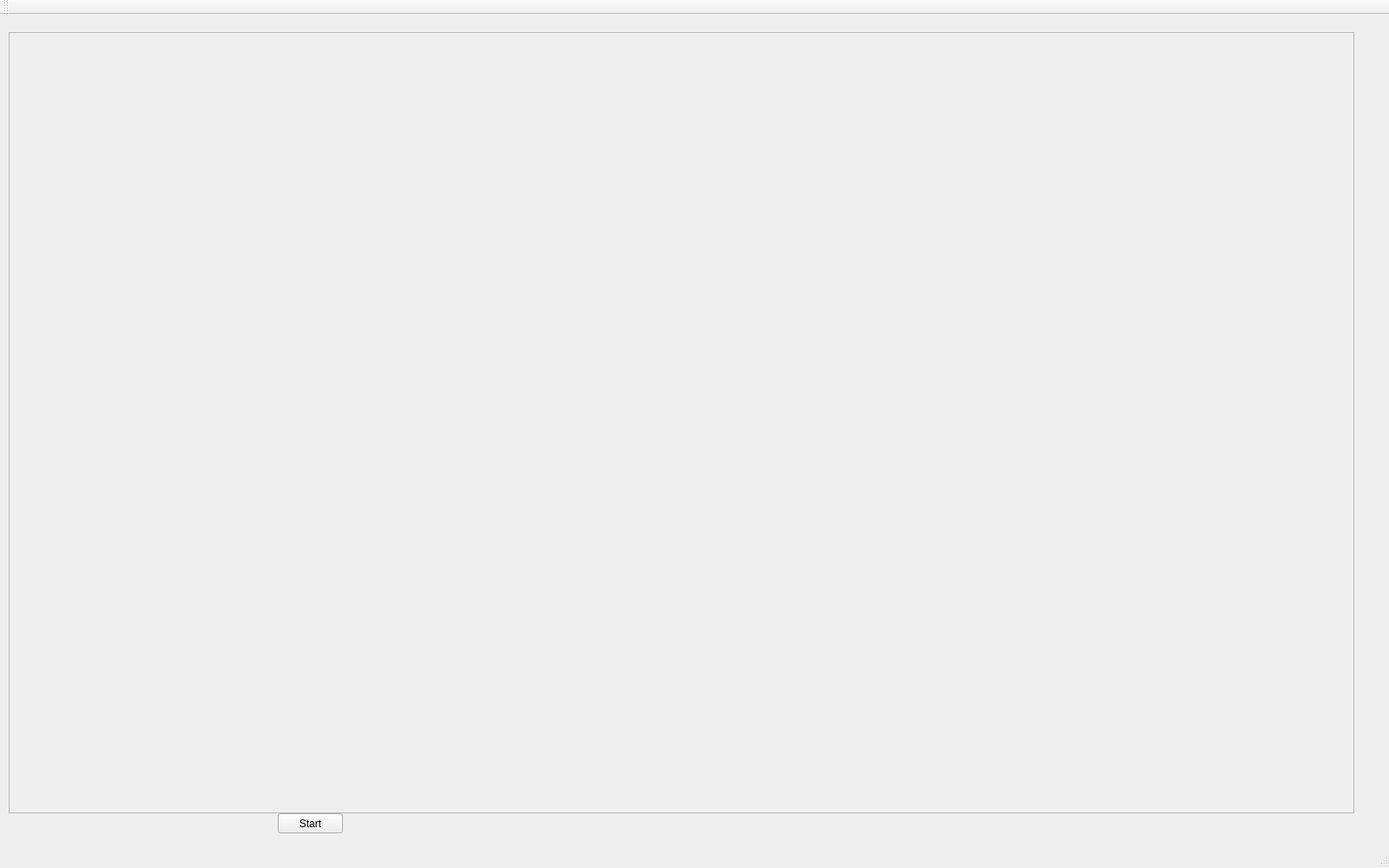
<?xml version="1.0" encoding="UTF-8"?>
<ui version="4.0">
 <class>MainWindow</class>
 <widget class="QMainWindow" name="MainWindow">
  <property name="geometry">
   <rect>
    <x>0</x>
    <y>0</y>
    <width>1600</width>
    <height>1000</height>
   </rect>
  </property>
  <property name="windowTitle">
   <string>MainWindow</string>
  </property>
  <widget class="QWidget" name="centralWidget">
   <widget class="QFrame" name="ramka">
    <property name="geometry">
     <rect>
      <x>10</x>
      <y>20</y>
      <width>1550</width>
      <height>900</height>
     </rect>
    </property>
    <property name="frameShape">
     <enum>QFrame::StyledPanel</enum>
    </property>
    <property name="frameShadow">
     <enum>QFrame::Raised</enum>
    </property>
   </widget>
   <widget class="QPushButton" name="pushButton">
    <property name="geometry">
     <rect>
      <x>320</x>
      <y>920</y>
      <width>75</width>
      <height>23</height>
     </rect>
    </property>
    <property name="text">
     <string>Start</string>
    </property>
   </widget>
  </widget>
  <widget class="QMenuBar" name="menuBar">
   <property name="geometry">
    <rect>
     <x>0</x>
     <y>0</y>
     <width>1600</width>
     <height>21</height>
    </rect>
   </property>
  </widget>
  <widget class="QToolBar" name="mainToolBar">
   <attribute name="toolBarArea">
    <enum>TopToolBarArea</enum>
   </attribute>
   <attribute name="toolBarBreak">
    <bool>false</bool>
   </attribute>
  </widget>
  <widget class="QStatusBar" name="statusBar"/>
 </widget>
 <layoutdefault spacing="6" margin="11"/>
 <resources/>
 <connections/>
</ui>
